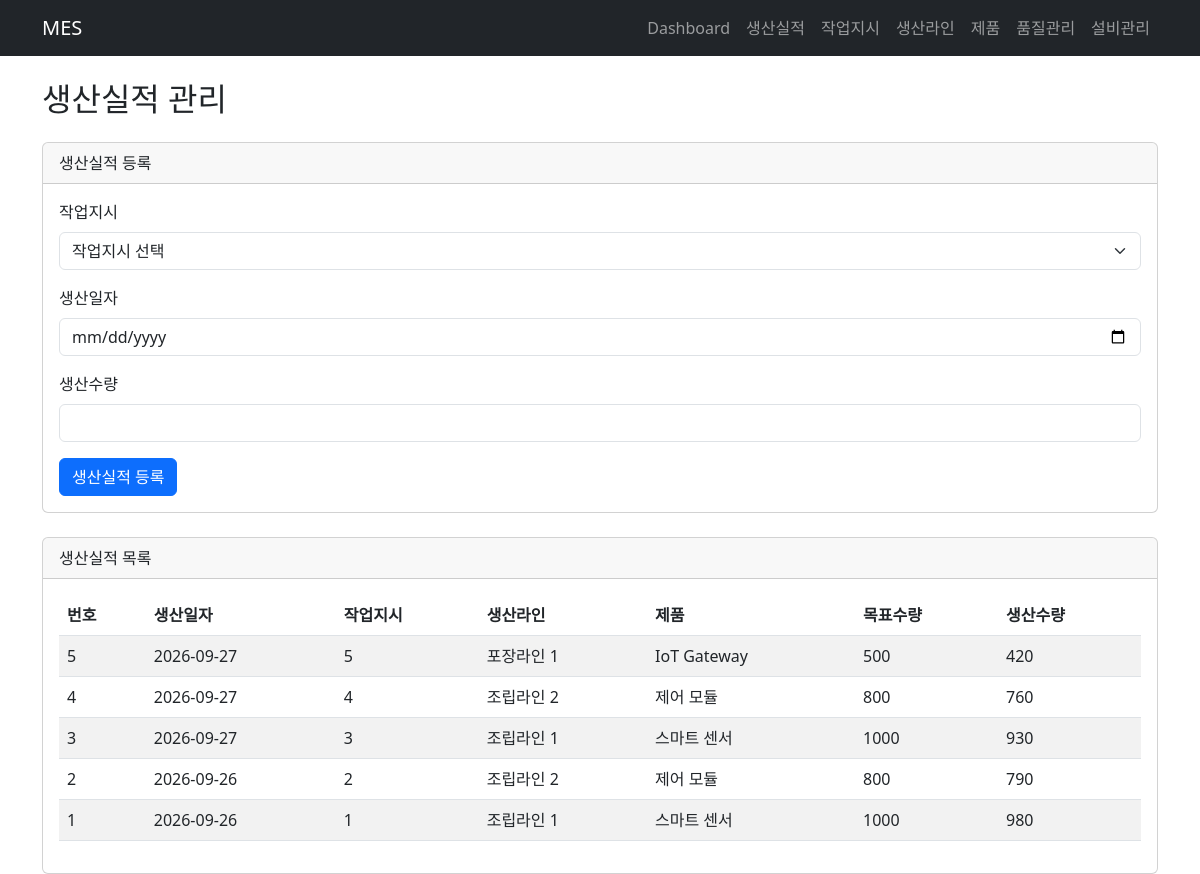
Screenshot of /production-records with the database file from the repository.
### tables this page shows
CREATE TABLE production_records (
    production_record_id    INTEGER PRIMARY KEY AUTOINCREMENT,
    work_order_id           INTEGER NOT NULL,
    production_date         TEXT    NOT NULL,
    produced_qty            INTEGER NOT NULL CHECK (produced_qty >= 0),
    
    FOREIGN KEY (work_order_id)
        REFERENCES work_orders(work_order_id)
);

CREATE TABLE production_lines (
    line_id     TEXT PRIMARY KEY,
    line_name   TEXT NOT NULL,
    status      TEXT NOT NULL
);

CREATE TABLE products (
    product_id      TEXT PRIMARY KEY,
    product_name    TEXT NOT NULL
);

CREATE TABLE work_orders (

    work_order_id       INTEGER PRIMARY KEY AUTOINCREMENT,
    line_id             TEXT    NOT NULL,
    product_id          TEXT    NOT NULL,
    target_qty          INTEGER NOT NULL CHECK (target_qty > 0),
    status              TEXT    NOT NULL DEFAULT 'planned'
                        CHECK (status IN ('planned', 'running', 'completed')),
    planned_start_at    TEXT    NOT NULL,
    due_at              TEXT    NOT NULL,
    actual_start_at     TEXT,
    actual_end_at       TEXT,
    created_at          TEXT    NOT NULL DEFAULT (datetime('now', 'localtime')),

    FOREIGN KEY (line_id)
        REFERENCES production_lines(line_id),

    FOREIGN KEY (product_id)
        REFERENCES products(product_id)
    
);

### main.py (the view)
@app.get("/production-records", response_class=HTMLResponse)
def production_records_page(request: Request):
    production = service.list_production_records()
    orders = service.list_work_orders()
    return templates.TemplateResponse(
        request=request,
        name="production.html",
        context={
            "production": production,
            "orders": orders
        }
    )

### templates/production.html (shortened to what this page needs)
{% extends "base.html" %}
{% block content %}
<h2 class="mb-4">생산실적 관리</h2>
<div class="card mb-4">
    <div class="card-header">생산실적 등록</div>
    <div class="card-body">
        <form method="post" action="/production-records">
            <div class="mb-3">
                <label class="form-label">작업지시</label>
                <select name="work_order_id" class="form-select" required>
                    <option value="">작업지시 선택</option>
                </select>
            </div>
            <div class="mb-3">
                <label class="form-label">생산일자</label>
                <input type="date" name="production_date"
                       class="form-control" required>
            </div>
            <div class="mb-3">
                <label class="form-label">생산수량</label>
                <input type="number" name="produced_qty"
                       min="0" class="form-control" required>
            </div>
            <button type="submit" class="btn btn-primary">
                생산실적 등록
            </button>
        </form>
    </div>
</div>
<div class="card">
    <div class="card-header">생산실적 목록</div>
    <div class="card-body">
        <table class="table table-striped">
            <thead>
                <tr>
                    <th>번호</th>
                    <th>생산일자</th>
                    <th>작업지시</th>
                    <th>생산라인</th>
                    <th>제품</th>
                    <th>목표수량</th>
                    <th>생산수량</th>
                </tr>
            </thead>
            <tbody>
                {% for record in production %}
                <tr>
                    <td>{{ record.production_record_id }}</td>
                    <td>{{ record.production_date }}</td>
                    <td>{{ record.work_order_id }}</td>
                    <td>{{ record.line_name }}</td>
                    <td>{{ record.product_name }}</td>
                    <td>{{ record.target_qty }}</td>
                    <td>{{ record.produced_qty }}</td>
                </tr>
                {% endfor %}
            </tbody>
        </table>
    </div>
</div>
{% endblock %}

### rows the page displays
production_records: production_record_id "5", production_date "2026-09-27", work_order_id "5", line_name "포장라인 1", product_name "IoT Gateway", target_qty "500", produced_qty "420"
production_records: production_record_id "4", production_date "2026-09-27", work_order_id "4", line_name "조립라인 2", product_name "제어 모듈", target_qty "800", produced_qty "760"
production_records: production_record_id "3", production_date "2026-09-27", work_order_id "3", line_name "조립라인 1", product_name "스마트 센서", target_qty "1000", produced_qty "930"
production_records: production_record_id "2", production_date "2026-09-26", work_order_id "2", line_name "조립라인 2", product_name "제어 모듈", target_qty "800", produced_qty "790"
production_records: production_record_id "1", production_date "2026-09-26", work_order_id "1", line_name "조립라인 1", product_name "스마트 센서", target_qty "1000", produced_qty "980"
